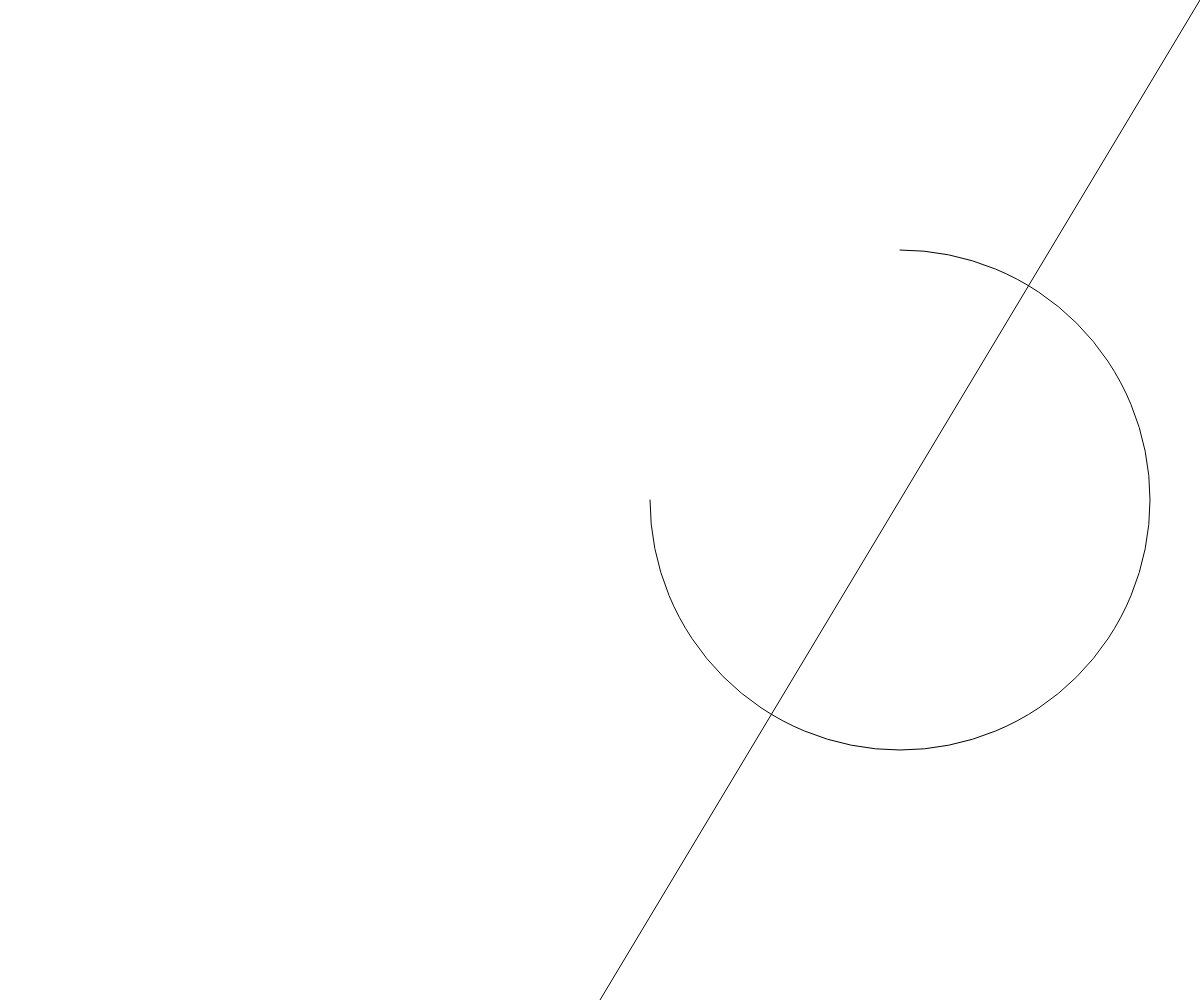
Frame 1 (no input)
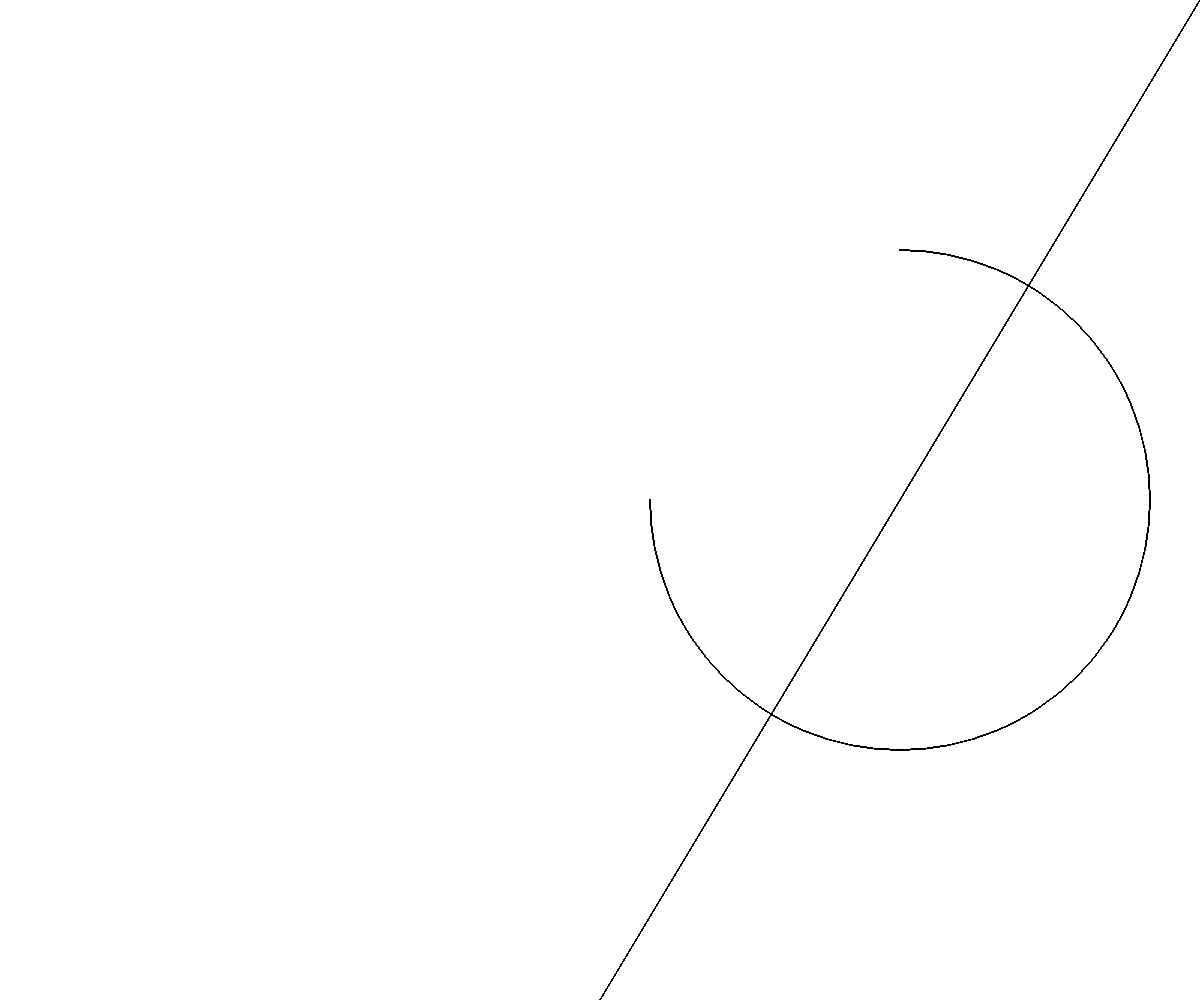
Frame 60 (no input)
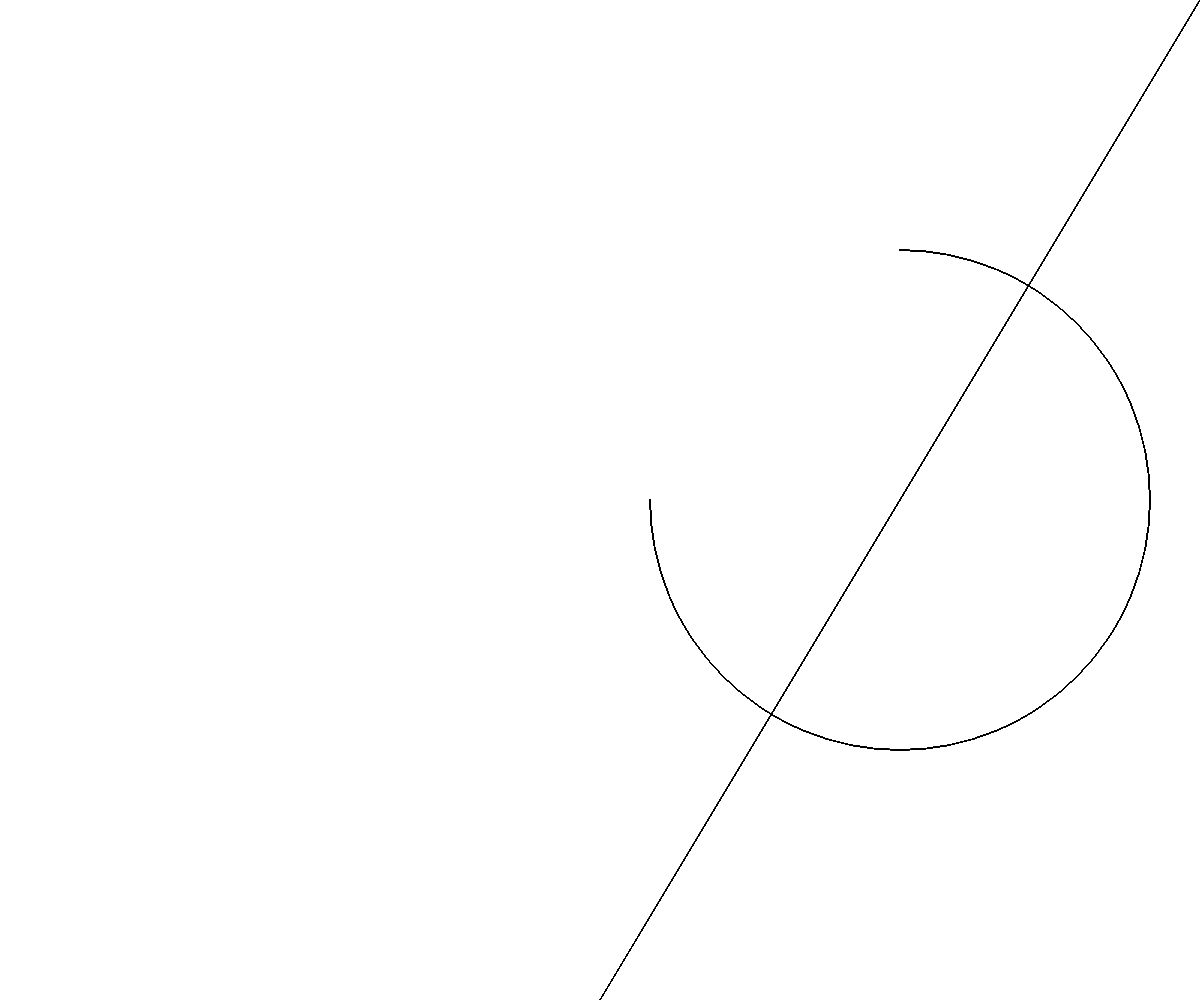
Frame 120 (the mouse pressed at the canvas centre since frame 60)

The p5.js sketch that drew these frames (run headless with seeded random() and noise() and a simulated clock; from frame 60 on, the mouse is pressed at the canvas centre):

// p5.js sketch
// ── sketch.js
function setup() {
  // put setup code here
  createCanvas (windowWidth,windowHeight);
}

function draw() {
  // put drawing code here
  var x1, y1;
    x1=(windowWidth +(windowWidth /2))/2;
  y1=windowHeight /2;
  line(windowWidth,0,windowWidth /2,windowHeight);
  noFill();
  //arc(x1,y1,500,500, PI+QUARTER_PI, OPEN);
  arc(x1,y1,500,500, radians(-90), PI); 
}
